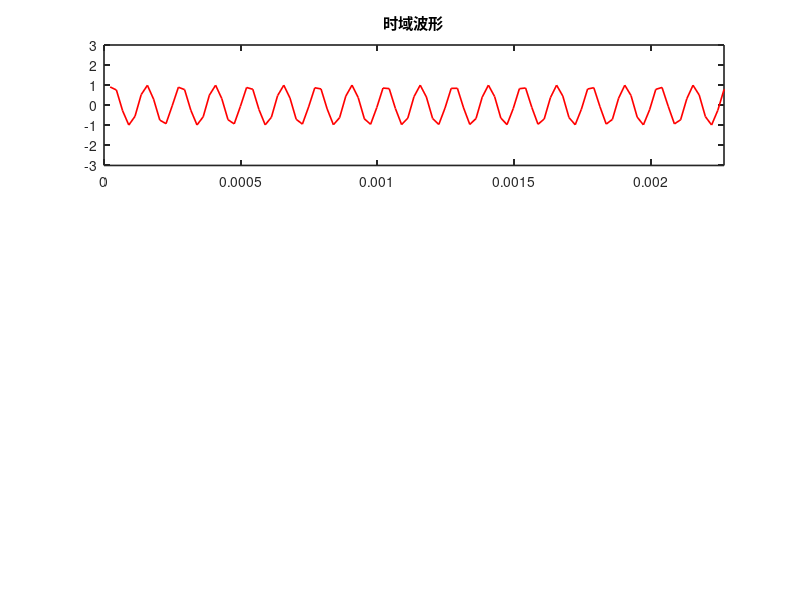

This chart was generated by the following MATLAB code: (Note: this script raises an error after producing the figure.)
clc;close all;clear all; %#ok<*CLALL>
 
Fs = 44100; %采样频率
N = 20000; %采样点数
f=8000; %正弦波频率
t=(1:N)/Fs; %时间序列
s = sin(2*pi*f*t) ;
sound(s,Fs);
figure(1);
subplot(3,1,1);
plot(t,s,'r','LineWidth',1.2);
title('时域波形');
axis([0,100/Fs,-3,3]);
set(gca,'LineWidth',1.2);
%画频谱图
df1=Fs/(N-1);%分辨率
f1=(0:N-1)*df1;%其中每点的频率
%默认做N=4096点FFT
%不同点数的FFT的频率分辨率时不一样的，点数越多，分辨率越高
%如128点FFT即从输入信号中任选128个点进行傅里叶变换，输出结果表示频谱信息
Y1=fft(s)/sqrt(width(s));
subplot(3,1,2);
%对称频谱图的一半
plot(f1,abs(Y1),'r','LineWidth',1.2);
title('频谱图');
set(gca,'LineWidth',1.2);

%转化为位宽16bit数据
s_16bit= floor(s*2^15);
%s_16bit=s*2;
sound(s_16bit,Fs);

% %生成文件
fid= fopen('sin_data.txt','w+');
%生成有符号数，FFT需要导入有符号数
for i=1:N
    fprintf(fid,'%d',s_16bit(i));
    fprintf(fid,'\r\n');
end
%导出无符号数，十六进制
% s_16bit_hex=dec2hex(s_16bit);
%     for i=1:N
%         for j=1:4
%             fprintf(fid,'%s',s_16bit_hex(i,j));%  '%c'表示单个字符，'%s'表示字符向量，
%             if j ==4
%                 fprintf(fid,'\r\n');
%             end
%         end
%         
%     end   
fclose(fid);
 
%%
%验证导出的数据是否正确，导入绘制一下FFT
%导入十六进制数据
% a= textread('D:\work\13_LD2101\matlab\sin_data.txt','%s');
% data_hex=hex2dec(a);
% data_fft=abs(fft(data_hex));
% subplot(3,1,3);
% plot(data_fft);
%导入有符号数
a=importdata('sin_data.txt','%c');
data_fft=abs(fft(a))/sqrt(height(a));
subplot(3,1,3);
plot(data_fft);